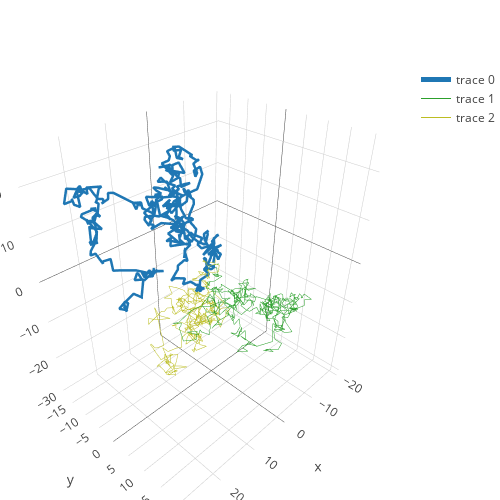

The notebook cell this image was saved under:
### Code cell
n = 400
rw() = cumsum(randn(n))
trace1 = scatter3d(;x=rw(),y=rw(), z=rw(), mode="lines",
                    marker=attr(color="#1f77b4", size=12, symbol="circle",
                                line=attr(color="rgb(0,0,0)", width=0)),
                    line=attr(color="#1f77b4", width=5))
trace2 = scatter3d(;x=rw(),y=rw(), z=rw(), mode="lines",
                    marker=attr(color="#9467bd", size=12, symbol="circle",
                                line=attr(color="rgb(0,0,0)", width=0)),
                    line=attr(color="rgb(44, 160, 44)", width=1))
trace3 = scatter3d(;x=rw(),y=rw(), z=rw(), mode="lines",
                    marker=attr(color="#bcbd22", size=12, symbol="circle",
                                line=attr(color="rgb(0,0,0)", width=0)),
                    line=attr(color="#bcbd22", width=1))
layout = Layout(autosize=false, width=500, height=500,
                margin=attr(l=0, r=0, b=0, t=65))
plot([trace1, trace2, trace3], layout)

### Figure 1 — Plotly figure (JSON) as saved in the notebook; plotly's stock layout.template omitted (floating-point values rounded to 4 significant figures; data arrays with more than 128 entries replaced by an {"elided": "..."} marker saying what was removed)
{"data": [{"line": {"color": "#1f77b4", "width": 5}, "marker": {"color": "#1f77b4", "line": {"color": "rgb(0,0,0)", "width": 0}, "size": 12, "symbol": "circle"}, "mode": "lines", "type": "scatter3d", "x": {"elided": "400 float values"}, "y": {"elided": "400 float values"}, "z": {"elided": "400 float values"}}, {"line": {"color": "rgb(44, 160, 44)", "width": 1}, "marker": {"color": "#9467bd", "line": {"color": "rgb(0,0,0)", "width": 0}, "size": 12, "symbol": "circle"}, "mode": "lines", "type": "scatter3d", "x": {"elided": "400 float values"}, "y": {"elided": "400 float values"}, "z": {"elided": "400 float values"}}, {"line": {"color": "#bcbd22", "width": 1}, "marker": {"color": "#bcbd22", "line": {"color": "rgb(0,0,0)", "width": 0}, "size": 12, "symbol": "circle"}, "mode": "lines", "type": "scatter3d", "x": {"elided": "400 float values"}, "y": {"elided": "400 float values"}, "z": {"elided": "400 float values"}}], "layout": {"autosize": false, "height": 500, "margin": {"b": 0, "l": 0, "r": 0, "t": 65}, "width": 500}}
